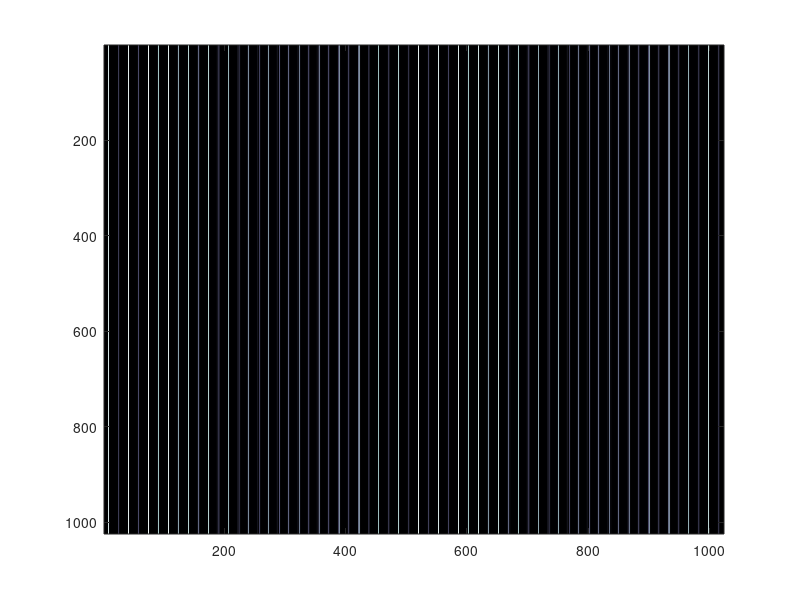

Source code (MATLAB):
%% Fresnel Propagation code.
%Describes how the image from an object gets propagated in real space.

%% Clear all data and figures.
%
clf %clears figures
close all %close figures
%clear all %clears workspace variables
set(0,'DefaultFigureWindowStyle','docked') %Dock all figures

%% Parameters
%
N=1024; %number of pixels
gi=zeros(N,N); gi(:,round(N/2-50))=1; gi(:,round(N/2+50))=1; %double slit object matrix (z=0)
%gi=sqrt(phantom(N)); %double slit object matrix (z=0)
lambda=633e-9; %wavelength
k=2*pi/lambda; %wavenumber
ps=1e-6; %pixel size in meters
z=2e-2; %z value for output image in meters
x=linspace(-ps*N/2,ps*N/2,N); % x-vector
fx=linspace(-1/(ps),1/(ps),N); % x-vector
y=x; %y-vector
fy=fx;
[X,Y]=meshgrid(x,y);
[fX,fY]=meshgrid(fx,fy);

%% Import Data
%

%% Fresnel Kernel
%
%h=exp(1i*k*z)*exp(1i*k*(X.^2+Y.^2)/(2*z))/(1i*lambda*z); %Fresnel kernel
H=exp(1i*k*z)*exp(-1i*pi*lambda*z*(fX.^2+fY.^2)); %Transfer Function

%% Fourier Transform Method
%
tic
Gi=fftshift(fft2(gi));
%H=fftshift(fft2(h));
gf=ifft2(fftshift(Gi.*H));
toc
%IGi=abs(Gi.^2);
%Igf2=gf2.*conj(gf2);
Igf=abs(gf.^2);
%% Plot Figures
%
figure;
colormap(bone)
imagesc(Igf)
%figure;
%mesh(x,y,IGi)
%figure;
%mesh(x,y,real(H))
%figure;
%mesh(x,y,imag(H))
